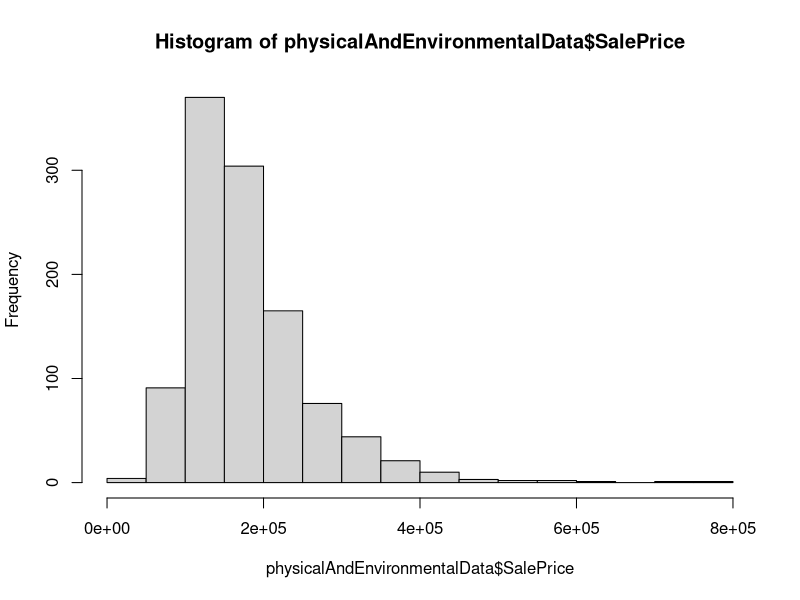
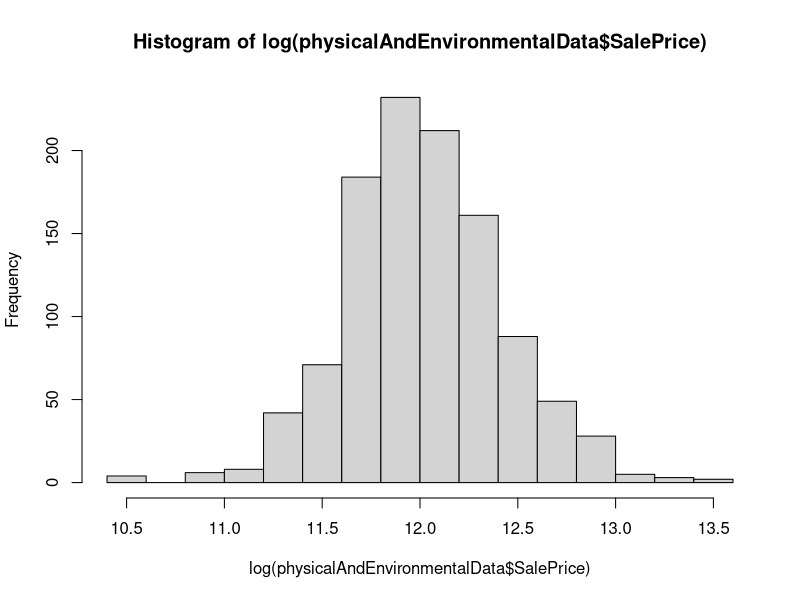

The R script that drew these images, in order: (Note: a time limit stopped this script after it produced the figures.)
# To run this file you:
#1. You need to ensure that train.csv is in the scripts folder
#2. Run Joining Environmental Datasets to Housing.ipynb which creates 'PhysicalAndEnvironmental.csv'
#3. You can now run this file. (I left the plot(<model name>) commented out since it can cause weird behavior sometimes)
#4. The output for all future processing of the "chosen variables" is in ProcessedVariablesToFit.csv
#4b. The output is saved in this directory

if (!require(dplyr)) install.packages("dplyr")
if (!require(randomForest)) install.packages("randomForest")
if (!require(car)) install.packages("car")
library(dplyr)
library(randomForest)
library(car)
# Load the combined dataset
physicalAndEnvironmentalDataOriginal <- read.csv("PhysicalAndEnvironmental.csv")

physicalAndEnvironmentalData <- physicalAndEnvironmentalDataOriginal

# Split the data
# Set seed for reproducibility
set.seed(123456789)       
inSampleInd <- sample(c(1:1460), size=floor(1460*.75), replace =F)
# Load testData*
testData <- physicalAndEnvironmentalData[-inSampleInd,]
# Set training data
physicalAndEnvironmentalData <- physicalAndEnvironmentalData[inSampleInd,]

# Handle Empty/Missing Data
physicalAndEnvironmentalData <- physicalAndEnvironmentalData %>% 
  # For Lot Frontage if don't have set to 0 as opposed to NA this is numerical
  transform(LotFrontage = ifelse(is.na(LotFrontage), 0, LotFrontage)) %>%
  # For Garage Year Built set 0 for missing values(maybe set categorical?)
  # transform(GarageYrBlt = ifelse(is.na(GarageYrBlt), 0, GarageYrBlt)) %>%
  # For MasVnrArea set 0 for missing values this is numerical
  transform(MasVnrArea = ifelse(is.na(MasVnrArea), 0, MasVnrArea)) 

#Filter test data*
testData <- testData %>% 
  # For Lot Frontage if don't have set to 0 as opposed to NA this is numerical
  transform(LotFrontage = ifelse(is.na(LotFrontage), 0, LotFrontage)) %>%
  # For Garage Year Built set 0 for missing values(maybe set categorical?)
  # transform(GarageYrBlt = ifelse(is.na(GarageYrBlt), 0, GarageYrBlt)) %>%
  # For MasVnrArea set 0 for missing values this is numerical
  transform(MasVnrArea = ifelse(is.na(MasVnrArea), 0, MasVnrArea)) 


# Remove the id column
physicalAndEnvironmentalData <- subset (physicalAndEnvironmentalData, select = -c(Id))

# Remove the id column from test data*
testData <- subset (testData, select = -c(Id))

# Convert some numerical columns to factors where appropriate
physicalAndEnvironmentalData <- physicalAndEnvironmentalData %>% 
  # The year the home was built should be a factor
  transform(YearBuilt = as.factor(YearBuilt)) %>%
  # The year the home was remodeled should be a factor
  transform(YearRemodAdd = as.factor(YearRemodAdd)) %>%
  # The year garage was built should be a factor
  transform(GarageYrBlt = ifelse(is.na(GarageYrBlt), "None", GarageYrBlt)) %>%
  transform(GarageYrBlt = as.factor(GarageYrBlt)) %>%
  # The month sold should be 1 - 12 so turn to a factor
  transform(MoSold = as.factor(MoSold)) %>%
  # The year sold should be a factor
  transform(YrSold = as.factor(YrSold))
  
# Convert some numerical columns to factors where appropriate (for test data)
testData <- testData %>% 
  # The year the home was built should be a factor
  transform(YearBuilt = as.factor(YearBuilt)) %>%
  # The year the home was remodeled should be a factor
  transform(YearRemodAdd = as.factor(YearRemodAdd)) %>%
  # The year garage was built should be a factor
  transform(GarageYrBlt = ifelse(is.na(GarageYrBlt), "None", GarageYrBlt)) %>%
  transform(GarageYrBlt = as.factor(GarageYrBlt)) %>%
  # The month sold should be 1 - 12 so turn to a factor
  transform(MoSold = as.factor(MoSold)) %>%
  # The year sold should be a factor
  transform(YrSold = as.factor(YrSold))

hist(physicalAndEnvironmentalData$SalePrice)
hist(log(physicalAndEnvironmentalData$SalePrice))

#Transform SalePrice to log(SalePrice) of it to better normalize dep. variable
physicalAndEnvironmentalData <- physicalAndEnvironmentalData %>% 
  mutate(SalePrice = log(SalePrice))
testData <- testData %>% 
  mutate(SalePrice = log(SalePrice))

# Create factors out of the char types
counter = 1
columnNames <- colnames(physicalAndEnvironmentalData) 
for (columnType in sapply(physicalAndEnvironmentalData, class)) {
  if (columnType == "character")
  {
    physicalAndEnvironmentalData[, c(columnNames[counter])] <- as.factor(physicalAndEnvironmentalData[, c(columnNames[counter])])
    testData[, c(columnNames[counter])] <- as.factor(testData[, c(columnNames[counter])])
    
  }
  counter = counter + 1
}

physicalAndEnvironmentalDataWithoutScaling <- physicalAndEnvironmentalData

# Now scale numerical/integer data types
counter = 1
columnNames <- colnames(physicalAndEnvironmentalData) 
for (columnType in sapply(physicalAndEnvironmentalData, class)) {
  if (columnType == "integer" || columnType == "numeric")
  {
    minTrain <- min(physicalAndEnvironmentalData[, c(columnNames[counter])])
    maxTrain <- max(physicalAndEnvironmentalData[, c(columnNames[counter])])
    minTest <- min(testData[, c(columnNames[counter])])
    maxTest <- max(testData[, c(columnNames[counter])])
    
    physicalAndEnvironmentalData[, c(columnNames[counter])] <- (physicalAndEnvironmentalData[, c(columnNames[counter])] - minTrain)/ (maxTrain - minTrain)
    testData[, c(columnNames[counter])] <- (testData[, c(columnNames[counter])] - minTest)/ (maxTest - minTest)
    
  }
  counter = counter + 1
}

# Fit Stepwise Regression in order to get the best model (by adding and then removing features)
no_feature_model <- lm(SalePrice ~ 1 , physicalAndEnvironmentalData)
all_feature_model <- lm(SalePrice ~ . , physicalAndEnvironmentalData)

stepwiseModel <- step(no_feature_model, direction="both", scope = formula(all_feature_model), trace = 0)
stepwiseModel$anova
stepwiseModel$coefficients

trimmedSetOfCoefficients <- c("OverallQual", "Neighborhood", "GrLivArea", "BsmtFinType1",
                              "GarageCars", "RoofMatl", "OverallCond", "TotalBsmtSF",
                              "SaleCondition", "CentralAir", "BsmtUnfSF", "Functional",
                              "YearBuilt", "MSZoning", "LotArea", "Condition1",
                              "LandSlope",  "WoodDeckSF", "Heating", "BldgType",
                              "Exterior1st", "GarageYrBlt", "BsmtQual", "BsmtExposure",
                              "ScreenPorch", "GarageType", "Fireplaces", "YrSold",
                              "LotConfig", "RoofStyle", "BsmtCond", "BsmtFullBath",
                              "LowQualFinSF", "X3SsnPorch", "Foundation","SaleType",
                              "KitchenQual", "Condition2", "PavedDrive", "GarageArea",
                              "KitchenAbvGr", "OpenPorchSF", "GarageFinish","PoolArea",
                              "MiscFeature", "Utilities", "BsmtHalfBath", "GarageCond",
                              "GarageQual", "MasVnrArea", "SalePrice")  

# This takes us from 85 to 50 variables
swRFilteredVariables <- physicalAndEnvironmentalData[, trimmedSetOfCoefficients]

# Fit the linear model derived by stepwise regression
linearModelByStepWise <- lm(SalePrice ~., data = swRFilteredVariables)
options(max.print=2000)
summary(linearModelByStepWise)
#plot(linearModelByStepWise)
#Multiple R-squared:  0.9662,	Adjusted R-squared:  0.9497 

# To many features so remove some based on the summary from above
# Remove YearBuilt, BsmtFinType1, "GarageYrBlt"
trimmedSetOfCoefficients <- c("OverallQual", "Neighborhood", "GrLivArea",
                              "GarageCars", "RoofMatl", "OverallCond", "TotalBsmtSF",
                              "SaleCondition", "CentralAir", "BsmtUnfSF", "Functional",
                              "MSZoning", "LotArea", "Condition1",
                              "LandSlope",  "WoodDeckSF", "Heating", "BldgType",
                              "Exterior1st",  "BsmtQual", "BsmtExposure",
                              "ScreenPorch", "GarageType", "Fireplaces", "YrSold",
                              "LotConfig", "RoofStyle", "BsmtCond", "BsmtFullBath",
                              "LowQualFinSF", "X3SsnPorch", "Foundation","SaleType",
                              "KitchenQual", "Condition2", "PavedDrive", "GarageArea",
                              "KitchenAbvGr", "OpenPorchSF", "GarageFinish","PoolArea",
                              "MiscFeature", "Utilities", "BsmtHalfBath", "GarageCond",
                              "GarageQual", "MasVnrArea", "SalePrice")  

# Fit Random Forest Model to get importance scores
rFModel <- randomForest(SalePrice ~ ., data = physicalAndEnvironmentalDataWithoutScaling[, trimmedSetOfCoefficients], importance = TRUE)
varImpPlot(rFModel, type = 1)

# From R Documentation:
#Here are the definitions of the variable importance measures. 
# See here to get importance measures explanation: https://www.rdocumentation.org/packages/randomForest/versions/4.6-14/topics/importance
# This takes us from 47 to 30 variables (order of importance is descending)

randomForestImportanceFactors <- c("GrLivArea", "Neighborhood","TotalBsmtSF", 
                                   "OverallQual", "GarageArea", "LotArea",
                                   "OverallCond","GarageCars", "Fireplaces",
                                   "GarageType", "Exterior1st", "MasVnrArea",
                                   "KitchenQual", "BsmtQual", "BsmtFullBath",
                                   "GarageFinish", "MSZoning", "OpenPorchSF",
                                   "BsmtExposure", "BsmtUnfSF", "BsmtCond",
                                   "BldgType", "Foundation", "WoodDeckSF",
                                   "RoofStyle", "GarageQual", "CentralAir",
                                   "PavedDrive", "SaleType", "KitchenAbvGr",
                                   "SalePrice")

rTreeFilteredVariables <- swRFilteredVariables[,randomForestImportanceFactors]

# Fit a linear model (first attempt)
linearModel <- lm(SalePrice ~ ., data = rTreeFilteredVariables)
options(max.print=2000)
summary(linearModel)
plot(linearModel)

# Find leverage points
cooks <-cooks.distance(linearModel)
which(cooks> 1) 
rTreeFilteredVariables[-c(1299, 1076),]
# points cooks complains about are 1299, 1076
# points remove as outliers 692, 1183, 692

# Refit linear model
rTreeFilteredVariables <- rTreeFilteredVariables[-c(1299, 1076),]
linearModel <- lm(SalePrice ~ ., data = rTreeFilteredVariables)
options(max.print=2000)
summary(linearModel)
#plot(linearModel)

factorsFromRegression <- c("GrLivArea", "OverallQual", "TotalBsmtSF",
                           "LotArea", "OverallCond", "GarageCars",  "KitchenQual",
                           "MSZoning", "BsmtUnfSF", "Foundation", "CentralAir",
                           "SaleType","SalePrice")
# remove BsmtExposure due to BsmtExposureNo not getting fit
# remove BsmtCond due to BsmtExposureNo not getting fit

factorsForVif <-  c("GrLivArea", "OverallQual", "TotalBsmtSF",
                    "LotArea", "OverallCond", "GarageCars",  "KitchenQual",
                    "MSZoning", "BsmtUnfSF", "Foundation", "CentralAir",
                    "SaleType")

linearModeFinalForCheckingVif <- lm(GrLivArea ~ ., data = rTreeFilteredVariables[, factorsForVif])
summary(linearModeFinalForCheckingVif)
# Check that all GVIF^(1/(2*Df)) < 2 (for multilinearity:
vif(linearModeFinalForCheckingVif)
# No multicolinearity

originalDatasetToSave <- physicalAndEnvironmentalDataOriginal[, factorsFromRegression]
write.csv(originalDatasetToSave, "ProcessedVariablesToFit.csv")

# Test log linear model
selectedVariableDf <- rTreeFilteredVariables[, factorsFromRegression]
logLinModel <- lm(SalePrice ~ ., data = selectedVariableDf)
summary(logLinModel)
plot(logLinModel)
# Not bad fit
# Multiple R-squared:  0.9124,	Adjusted R-squared:  0.9099 


inSampleMSE <- sum((predict(logLinModel, selectedVariableDf) - selectedVariableDf[, c("SalePrice")])^2)
inSampleMSE
# In Sample 1.645344

# Average Error per Point
1.645344/1094 #0.001503971

# Attempt at for testData
testDataForTesting <- testData[, factorsFromRegression] %>% filter(SaleType != "Oth")
summary(testDataForTesting)
outSampleMSE <- sum((predict(logLinModel, testDataForTesting) - testDataForTesting[, c("SalePrice")])^2)
outSampleMSE
# MSE 3.97066
3.97066/362 #  0.01096867


# Test Linear - Linear Model
selectedVariableDf <- rTreeFilteredVariables[, factorsFromRegression]
selectedVariableDf <- selectedVariableDf %>% mutate(SalePrice = exp(SalePrice ))
linearModel <- lm(SalePrice ~ ., data = selectedVariableDf)
# Multiple R-squared:  0.9161,	Adjusted R-squared:  0.9139 

summary(linearModel)
plot(linearModel)
inSampleMSE <- sum((predict(linearModel, selectedVariableDf) - selectedVariableDf[, c("SalePrice")])^2)
inSampleMSE
# 4.562414

testDataForTesting <- testData[, factorsFromRegression] %>% filter(SaleType != "Oth") %>%
  mutate(SalePrice = exp(SalePrice ))
outSampleMSE <- sum((predict(linearModel, testDataForTesting) - testDataForTesting[, c("SalePrice")])^2)
outSampleMSE
# 13.96753
